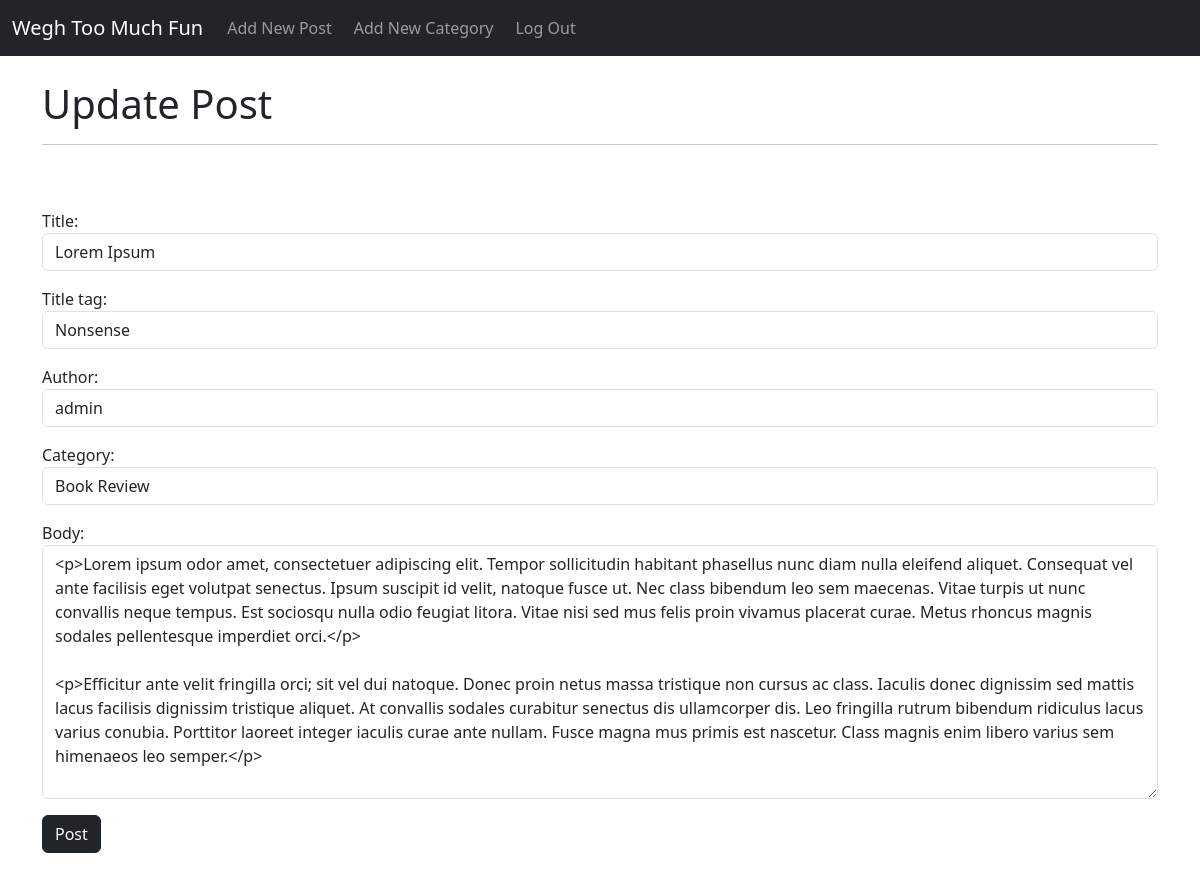
The page /article/5/edit (signed in) on the database as committed earlier.
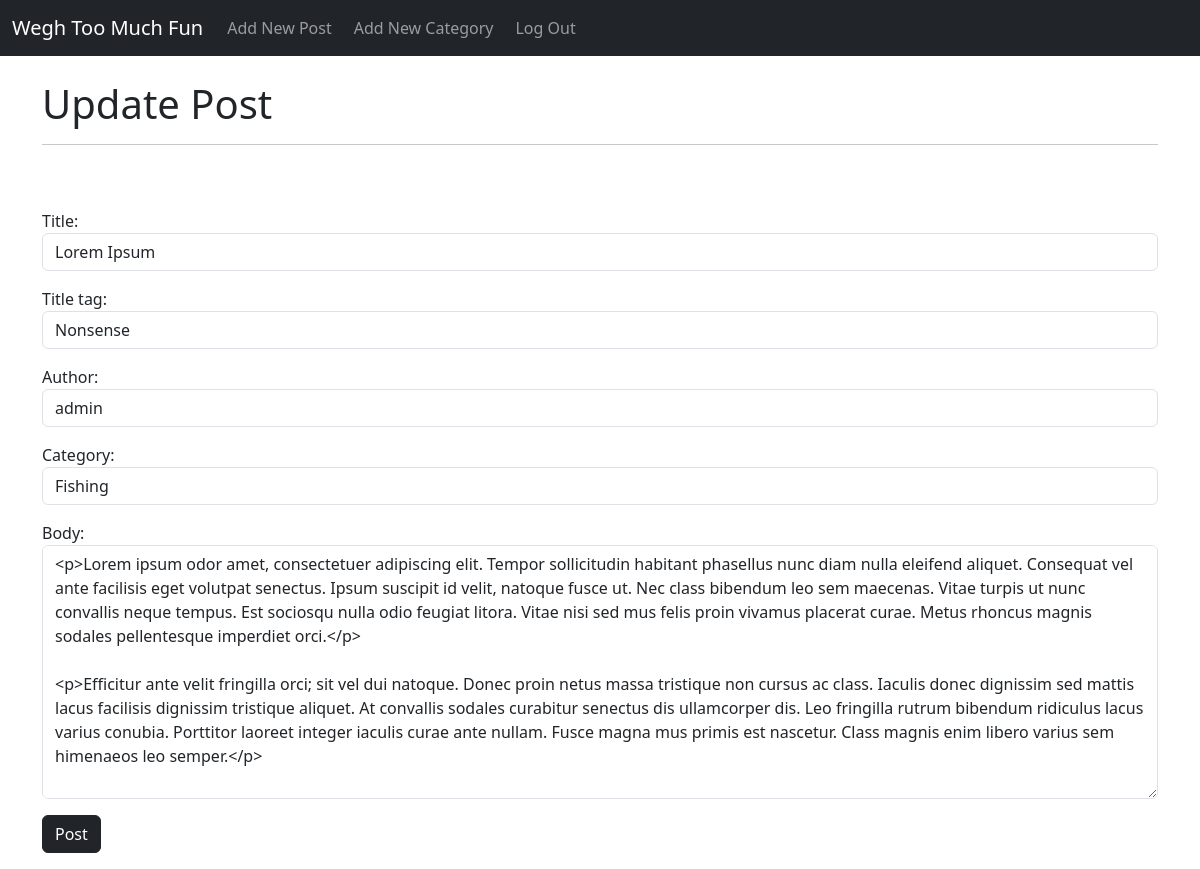
The same page on the database as committed later.
### theblog/models.py (models this page shows, shortened)
class Post(models.Model):
    title = models.CharField(max_length=255)
    title_tag = models.CharField(max_length=255)
    author = models.ForeignKey(User, on_delete=models.CASCADE)
    body = models.TextField()
    posting_date = models.DateField(auto_now_add=True)
    category = models.CharField(max_length=255, default='General')

### theblog/views.py (the view)
# urls.py: path('article/<int:pk>/edit', UpdatePostView.as_view(), name='update_post'),
class UpdatePostView(UpdateView):
    model = Post
    form_class = PostForm
    template_name = 'update_post.html'

### theblog/forms.py
class PostForm(forms.ModelForm):
    class Meta:
        model = Post
        fields = ('title', 'title_tag', 'author', 'category', 'body')
        widgets = {
            'title': forms.TextInput(attrs={'class': 'form-control'}),
            'title_tag': forms.TextInput(attrs={'class': 'form-control'}),
            'author': forms.Select(attrs={'class': 'form-control'}),
            'category': forms.Select(choices=choice_list, attrs={'class': 'form-control'}),
            'body': forms.Textarea(attrs={'class': 'form-control', 'placeholder': 'What do you want to say today, Matt?'}),
        }

### theblog/templates/update_post.html (shortened to what this page needs)
{% extends 'base.html' %}
{% block content %}
{% if user.is_authenticated %}
<h1>Update Post</h1>
<hr>
<br>
<br>
<div class="mb-3">
    <form method="POST">
        {{form.as_p}}
        <button class="btn btn-dark">Post</button>
    </form>
</div>
{% else %}
<h1> YOU CAN'T BE HERE! </h1>
{% endif %}
{% endblock %}

Rows that differ between the two databases and show on the page:
changed Post "Lorem Ipsum": category "Book Review" → "Fishing"
